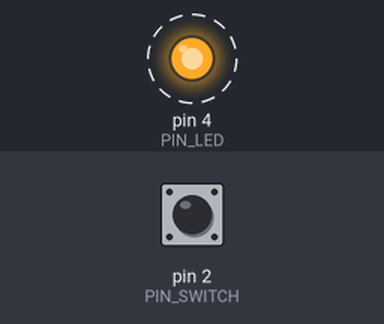
A sketch run on a simulated Arduino Uno, built with avr-gcc and run on an emulated ATmega328P. Parts: output pins drawn as LEDs (lit = HIGH). Dashed ring = blinking. The inputs (shaded band) are chosen by the test bench; at power-on: pin 2 (PIN_SWITCH) HIGH.

Above: at 0.9 s.
1.3 s: pin 2 (PIN_SWITCH) pulled LOW for 3.2 s
At 1.3 s:
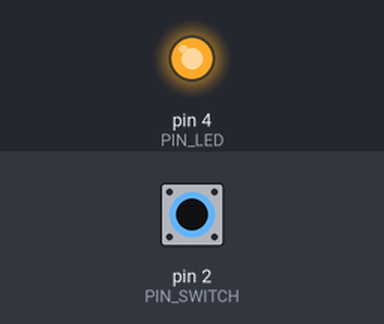
Timing chart, 0 to 12.0 s (numbered marks = the images above; inputs shaded):
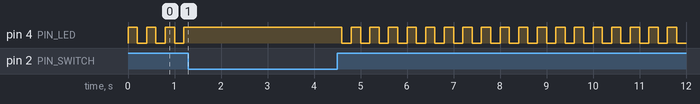

The sketch:

switch_poll.ino
```cpp
// In this sketch, a switch is used to change state of a pin on Arduino board and it is sensed using a LED
#define PIN_LED 4
#define PIN_SWITCH 2

int LED = 0;

void setup() {
  // put your setup code here, to run once:
  pinMode(PIN_LED, OUTPUT);
  pinMode(PIN_SWITCH, INPUT_PULLUP);
}

void toggleLED() {
  LED = 1 - LED;
  digitalWrite(PIN_LED, LED);
}

void loop() {
  if (digitalRead(PIN_SWITCH)) {
    toggleLED();
  }

  delay(200);
}
```
